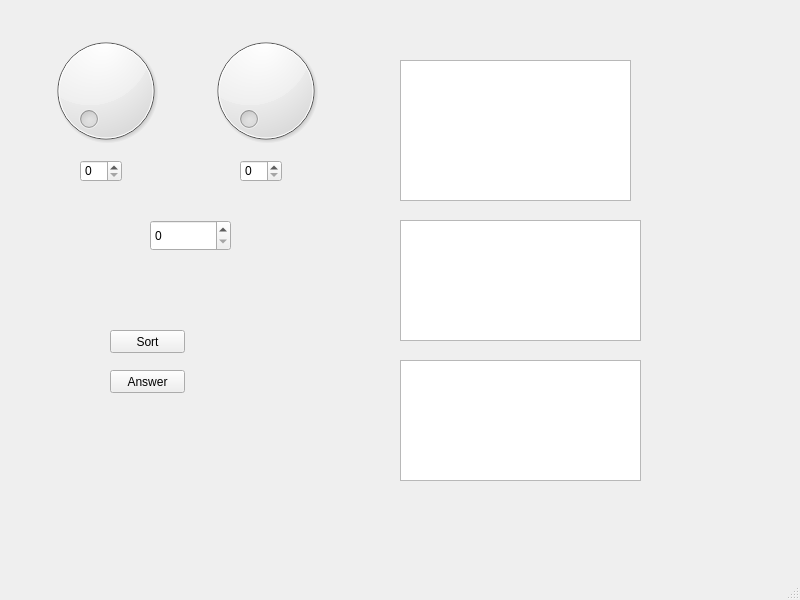
<?xml version="1.0" encoding="UTF-8"?>
<ui version="4.0">
 <class>MainWindow</class>
 <widget class="QMainWindow" name="MainWindow">
  <property name="geometry">
   <rect>
    <x>0</x>
    <y>0</y>
    <width>800</width>
    <height>600</height>
   </rect>
  </property>
  <property name="windowTitle">
   <string>MainWindow</string>
  </property>
  <widget class="QWidget" name="centralwidget">
   <widget class="QDial" name="dial">
    <property name="geometry">
     <rect>
      <x>40</x>
      <y>30</y>
      <width>131</width>
      <height>121</height>
     </rect>
    </property>
   </widget>
   <widget class="QDial" name="dial_2">
    <property name="geometry">
     <rect>
      <x>200</x>
      <y>30</y>
      <width>131</width>
      <height>121</height>
     </rect>
    </property>
   </widget>
   <widget class="QSpinBox" name="spinBox">
    <property name="geometry">
     <rect>
      <x>80</x>
      <y>160</y>
      <width>42</width>
      <height>22</height>
     </rect>
    </property>
   </widget>
   <widget class="QSpinBox" name="spinBox_2">
    <property name="geometry">
     <rect>
      <x>240</x>
      <y>160</y>
      <width>42</width>
      <height>22</height>
     </rect>
    </property>
   </widget>
   <widget class="QPushButton" name="pushButton">
    <property name="geometry">
     <rect>
      <x>110</x>
      <y>330</y>
      <width>75</width>
      <height>23</height>
     </rect>
    </property>
    <property name="text">
     <string>Sort</string>
    </property>
   </widget>
   <widget class="QPushButton" name="pushButton_2">
    <property name="geometry">
     <rect>
      <x>110</x>
      <y>370</y>
      <width>75</width>
      <height>23</height>
     </rect>
    </property>
    <property name="text">
     <string>Answer</string>
    </property>
   </widget>
   <widget class="QTextEdit" name="textEdit">
    <property name="geometry">
     <rect>
      <x>400</x>
      <y>60</y>
      <width>231</width>
      <height>141</height>
     </rect>
    </property>
   </widget>
   <widget class="QTextEdit" name="textEdit_3">
    <property name="geometry">
     <rect>
      <x>400</x>
      <y>220</y>
      <width>241</width>
      <height>121</height>
     </rect>
    </property>
   </widget>
   <widget class="QSpinBox" name="spinBox_3">
    <property name="geometry">
     <rect>
      <x>150</x>
      <y>220</y>
      <width>81</width>
      <height>31</height>
     </rect>
    </property>
   </widget>
   <widget class="QTextEdit" name="textEdit_4">
    <property name="geometry">
     <rect>
      <x>400</x>
      <y>360</y>
      <width>241</width>
      <height>121</height>
     </rect>
    </property>
   </widget>
  </widget>
  <widget class="QMenuBar" name="menubar">
   <property name="geometry">
    <rect>
     <x>0</x>
     <y>0</y>
     <width>800</width>
     <height>21</height>
    </rect>
   </property>
  </widget>
  <widget class="QStatusBar" name="statusbar"/>
 </widget>
 <resources/>
 <connections>
  <connection>
   <sender>dial</sender>
   <signal>valueChanged(int)</signal>
   <receiver>spinBox</receiver>
   <slot>setValue(int)</slot>
   <hints>
    <hint type="sourcelabel">
     <x>69</x>
     <y>118</y>
    </hint>
    <hint type="destinationlabel">
     <x>95</x>
     <y>194</y>
    </hint>
   </hints>
  </connection>
  <connection>
   <sender>dial_2</sender>
   <signal>valueChanged(int)</signal>
   <receiver>spinBox_2</receiver>
   <slot>setValue(int)</slot>
   <hints>
    <hint type="sourcelabel">
     <x>233</x>
     <y>111</y>
    </hint>
    <hint type="destinationlabel">
     <x>248</x>
     <y>188</y>
    </hint>
   </hints>
  </connection>
 </connections>
</ui>
